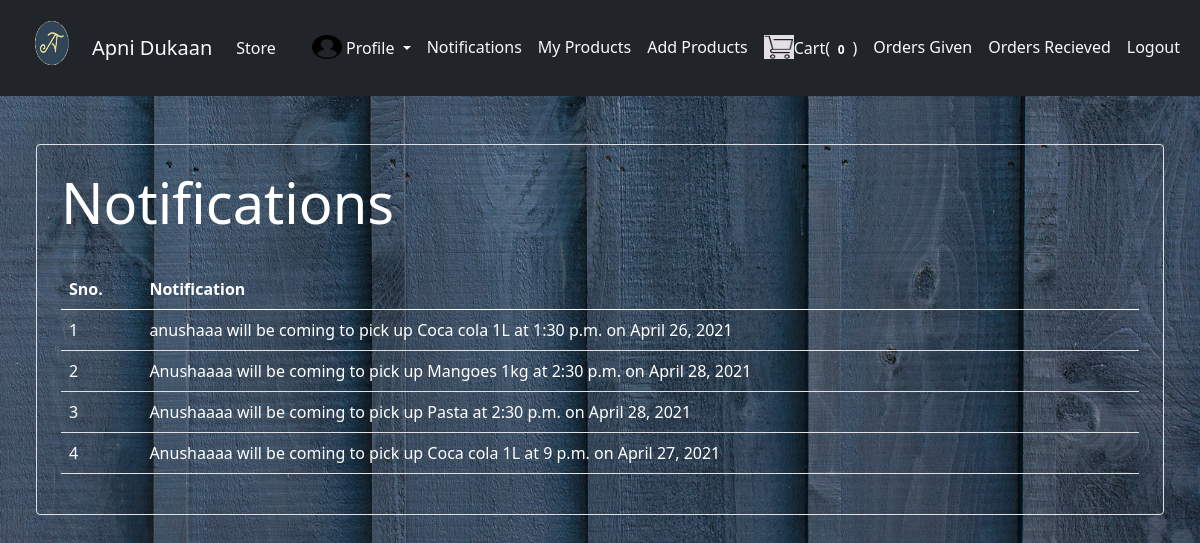
The page /notifications_wholesaler (signed in) on the database its author committed.
### store/models/orders.py (models this page shows, shortened)
class Order(models.Model):
    status_choices = (('Order Placed','Order Placed'),('Order Dispatched', 'Order Dispatched'),('In transit','In transit'),('Delivered','Delivered'))
    mode_choices=(
    ('Online' ,'Online'),
    ('Offline' , 'Offline'))
    product = models.ForeignKey(Product,on_delete=models.CASCADE)
    customer = models.ForeignKey(Customer,on_delete=models.CASCADE)
    quantity = models.IntegerField(default=1)
    price = models.IntegerField()
    address = models.CharField(max_length=50, default='', blank=True)
    phone = models.CharField(max_length=50, default='', blank=True)
    date = models.DateField(default=datetime.datetime.today)
    date_of_delivery=models.DateField(default=datetime.datetime.today)
    time_pickup=models.TimeField( default=datetime.time(16, 00), blank=True)
    delivery_person_details=models.CharField(max_length=100, default='', blank=True)
    order_status = models.CharField(max_length=30, default='Order Placed')
    mode=models.CharField(max_length=10, choices=mode_choices, default='Online')
    feedback=models.CharField(max_length=400,default="")
    @staticmethod
    def gete_all_orders():
        return Order.objects.all().order_by('-date')
    @staticmethod
    def get_orders_by_seller(customer_id):
        data = []
        orders=Order.gete_all_orders()
        for order in orders:
            product_id=order.product.id
            obj = Product.objects.get(id=product_id)
            if(obj.seller.id == customer_id):
                data.append(order)
        return data

### store/models/customer.py (models this page shows, shortened)
class Customer(models.Model):
    first_name=models.CharField(max_length=50)
    last_name= models.CharField(max_length=50)
    phone= models.CharField(max_length=10)
    email= models.EmailField()
    password=models.CharField(max_length=500)
    location=models.CharField(max_length=500)
    group_name=models.CharField(max_length=500)
    latitude= models.CharField(max_length=100,default="")
    longitude= models.CharField(max_length=100,default="")

### store/models/product.py (models this page shows, shortened)
class Product(models.Model):
    name=models.CharField(max_length=50)
    price=models.IntegerField(default=0)
    category=models.ForeignKey(Categorie ,on_delete=models.CASCADE, default=1)
    description=models.CharField(max_length=200 , default='Description not available' , null=True , blank=True)
    image=models.ImageField(upload_to='media/')
    quantity=models.IntegerField(default=10)
    seller = models.ForeignKey(Customer,on_delete=models.CASCADE,default=None)

### store/views.py (the view)
# urls.py: path('notifications_wholesaler', notif.as_view()),
class notif(View):
    def get(self,request):
        customer = request.session.get('customer_id')
        orders = Order.get_orders_by_seller(customer)
        if (request.session['role']=='wholesaler'):
            return render(request,'notifications_wholesaler.html',{"orders": orders})
        if (request.session['role']=='retailer'):
            return render(request,'notifications_retailer.html',{"orders": orders})

### store/templates/notifications_retailer.html
{% extends 'base3.html' %}
{% block content %}
<div class="container-fluid mt-4">
  <div class="row">
    {% load custom_filter %}
    <div class="container">
       <div class="border rounded p-4 m-4">
            <p class="display-4 pl-4 ml-4" style="color: white;">Notifications</p>
            <hr>
            <table class="table">
                <thead>
                    <tr>
                        <th style="color: white;">Sno.</th>
                        <th  style="color: white;">Notification</th>
                    </tr>
                </thead>
                <tbody>
                    {% for order in orders %}
                    {%   if order.mode == "Offline"   %}
                    <tr>
                        <td style="color: white;">{{forloop.counter}}</td>
                        <td style="color: white;"> {{order.customer.first_name}} will be coming to pick up {{order.product.name}} at {{order.time_pickup}} on {{order.date_of_delivery}}</td>
                    </tr>
                    {%endif%}
                    {% endfor %}
                </tbody>
            </table>
       </div>
    </div>
{% endblock %}

### rows shown on the page
Order: customer.first_name "anushaaa", product.name "Coca cola 1L", time_pickup "1:30 p.m.", date_of_delivery "April 26, 2021"
Order: customer.first_name "Anushaaaa", product.name "Mangoes 1kg", time_pickup "2:30 p.m.", date_of_delivery "April 28, 2021"
Order: customer.first_name "Anushaaaa", product.name "Pasta", time_pickup "2:30 p.m.", date_of_delivery "April 28, 2021"
Order: customer.first_name "Anushaaaa", product.name "Coca cola 1L", time_pickup "9 p.m.", date_of_delivery "April 27, 2021"

### other values the page prints
{{ request.session.cart.keys|length }} "0"
